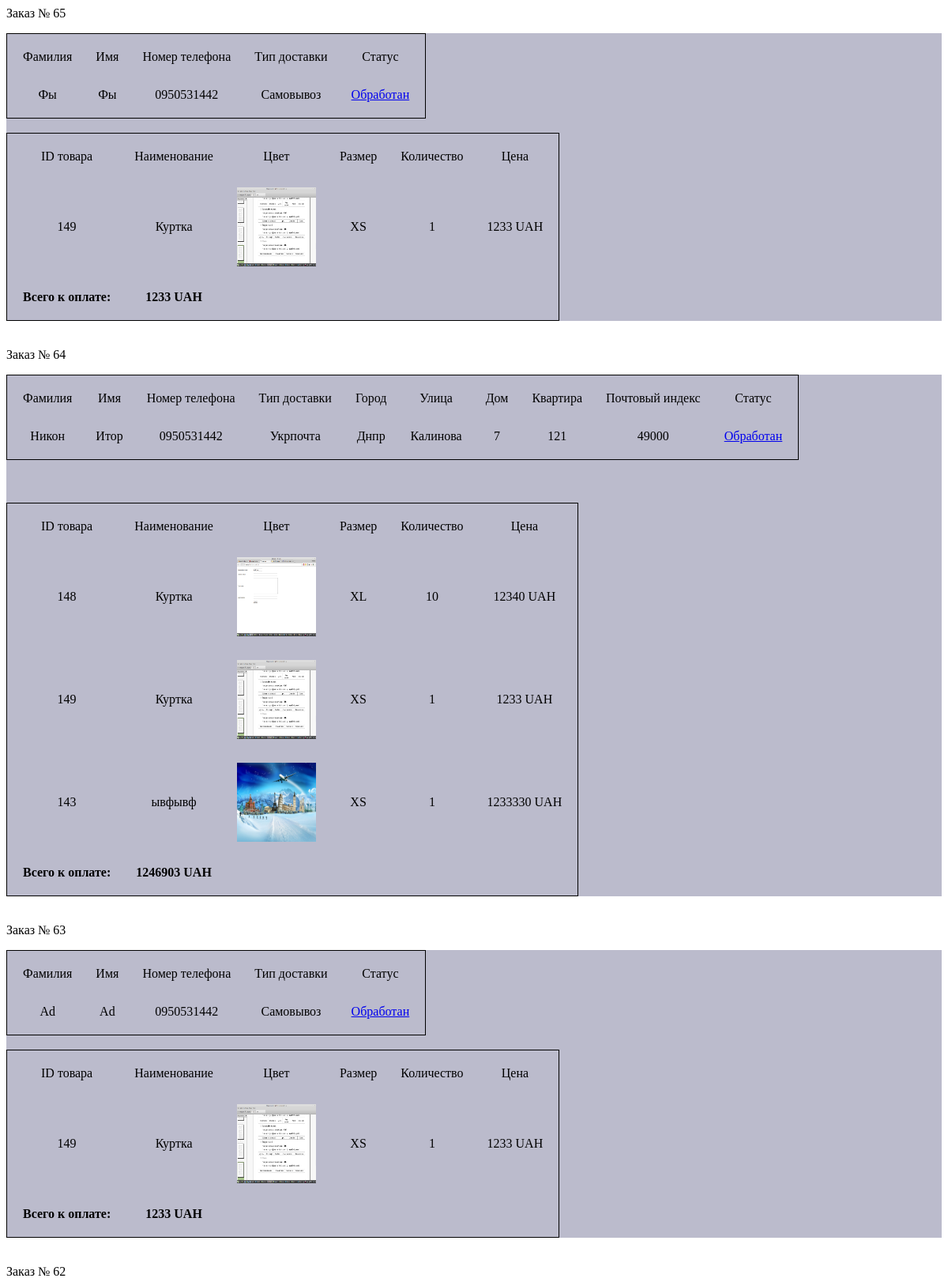
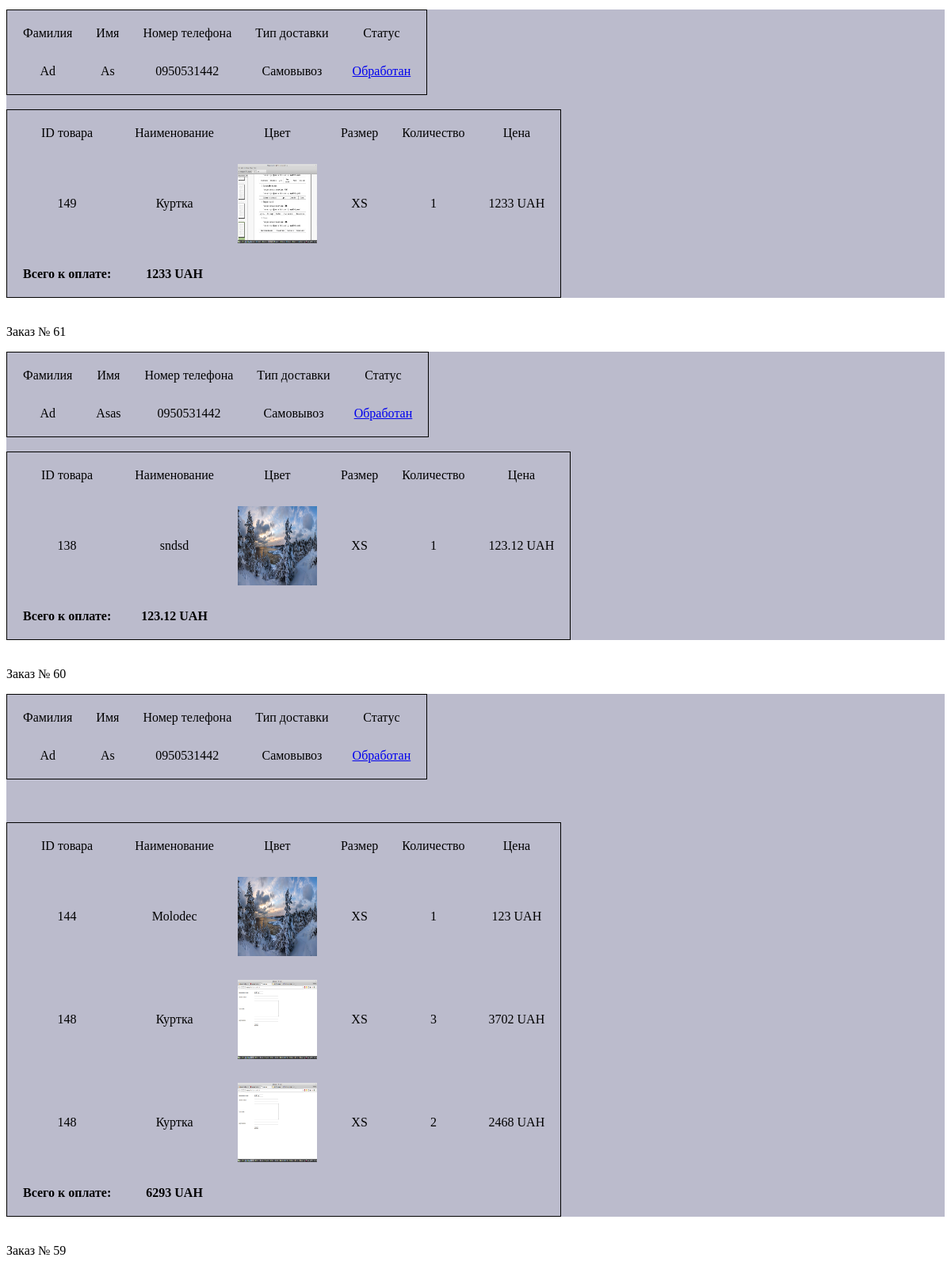
The app's page /admin/zakazu.php (signed in, upper part) with its own data (2 pictures, top to bottom).
### tables this page shows
CREATE TABLE `oforml` (
  `number_zakaza` int(11) NOT NULL,
  `surname` varchar(200) DEFAULT NULL,
  `name` varchar(200) DEFAULT NULL,
  `phone` varchar(200) DEFAULT NULL,
  `type_deliv` varchar(200) DEFAULT NULL,
  `city_np` varchar(200) DEFAULT NULL,
  `otedel_np` varchar(200) DEFAULT NULL,
  `city_up` varchar(200) DEFAULT NULL,
  `street_up` varchar(200) DEFAULT NULL,
  `house_up` varchar(200) DEFAULT NULL,
  `apart_up` varchar(200) DEFAULT NULL,
  `index_up` varchar(200) DEFAULT NULL,
  `els` varchar(1000) DEFAULT NULL,
  `status` varchar(100) NOT NULL
);

CREATE TABLE `zakazi` (
  `id` int(11) NOT NULL,
  `number_zakaza` int(11) NOT NULL,
  `id_zakaza` varchar(200) DEFAULT NULL,
  `name` varchar(1000) DEFAULT NULL,
  `color` varchar(200) DEFAULT NULL,
  `size` varchar(200) DEFAULT NULL,
  `kolvo` varchar(200) DEFAULT NULL,
  `price` float DEFAULT NULL
);

### admin/zakazu.php (the view, shortened to what this page needs)
<?php
if($_SESSION['auth'] == 1)
{
$result = mysql_query("SELECT * FROM oforml  ORDER BY number_zakaza DESC");
while($row = mysql_fetch_array($result))
{
    if($row[4] == 'Самовывоз')
    {
        echo "<p>Заказ № $row[0]</p><div id = \"ta\"><table cellpadding = \"10\" cellspacing = \"10\"><tr>";
        echo "<td>Фамилия</td><td>Имя</td><td>Номер телефона</td><td>Тип доставки</td><td>Статус</td></tr><tr>";
        echo "<td>$row[1]</td> <td>$row[2] <td>$row[3]</td> <td>$row[4]</td>";
        echo "<td><a href = \"status.php?num=$row[0]&status=$row[13]\">$row[13]</a></td>";
        echo "</tr></table>";
    }
    if($row[4] == 'Новая Почта')
    {
        echo "<p>Заказ № $row[0]</p><div id = \"ta\"><table cellpadding = \"10\" cellspacing = \"10\"><tr>";
        echo "<td>Фамилия</td><td>Имя</td><td>Номер телефона</td><td>Тип доставки</td><td>Город</td><td>Отделение Новой Почты</td><td>Статус</td></tr><tr>";
        echo "</tr></table>";
    }
    if($row[4] == 'Укрпочта')
    {
        echo "<p>Заказ № $row[0]</p><div id = \"ta\"><table cellpadding = \"10\" cellspacing = \"10\"><tr>";
        echo "<td>Фамилия</td><td>Имя</td><td>Номер телефона</td><td>Тип доставки</td><td>Город</td><td>Улица</td><td>Дом</td><td>Квартира</td><td>Почтовый индекс</td><td>Статус</td></tr><tr>";
        echo "<td>$row[1]</td> <td>$row[2] <td>$row[3]</td> <td>$row[4]</td>";
        echo "<td>$row[7]</td> <td>$row[8]</td><td>$row[9]</td><td>$row[10]</td><td>$row[11]</td>";
        echo "<td><a href = \"status.php?num=$row[0]&status=$row[13]\">$row[13]</a></td>";
        echo "</tr></table>";
    }
        $result1 = mysql_query("SELECT * FROM zakazi WHERE number_zakaza = '$row[0]'  ORDER BY number_zakaza DESC");
        echo "<table cellpadding = \"10\" cellspacing = \"10\"><tr>";
            echo "<td>ID товара</td><td>Наименование</td><td>Цвет</td><td>Размер</td><td>Количество</td><td>Цена</td></tr><tr>";
        $total = 0;
        while($row1 = mysql_fetch_array($result1))
        {
            $total += $row1[7];
            echo " <td>$row1[2]</td><td>$row1[3]</td><td><img src = \"../$row1[4]\" width = \"100\" height = \"100\"> <td>$row1[5]</td><td> $row1[6]</td><td> $row1[7] UAH</td><br></tr>";
        }
    echo "<tr><th>Всего к оплате: </th><th>$total UAH<td></tr></table></div><br>";
     ?>
    <?
}
}
else echo join('', file('access.html'));
?>

### admin/zakazu.php (style rules this page uses)
#ta { background: #bbbbcc; }
td { text-align: center; }
table { border: 1px; border-style: solid; }

### records on screen
oforml: number_zakaza "65", surname "Фы", name "Фы", phone "0950531442", type_deliv "Самовывоз", status "Обработан", total "1233"
zakazi: id_zakaza "149", name "Куртка", color (picture), size "XS", kolvo "1", price "1233"
oforml: number_zakaza "64", surname "Никон", name "Итор", phone "0950531442", type_deliv "Укрпочта", city_up "Днпр", street_up "Калинова", house_up "7", apart_up "121", index_up "49000", status "Обработан", total "1246903"
zakazi: id_zakaza "148", name "Куртка", color (picture), size "XL", kolvo "10", price "12340"
zakazi: id_zakaza "149", name "Куртка", color (picture), size "XS", kolvo "1", price "1233"
zakazi: id_zakaza "143", name "ывфывф", color (picture), size "XS", kolvo "1", price "1233330"
oforml: number_zakaza "63", surname "Ad", name "Ad", phone "0950531442", type_deliv "Самовывоз", status "Обработан", total "1233"
zakazi: id_zakaza "149", name "Куртка", color (picture), size "XS", kolvo "1", price "1233"
oforml: number_zakaza "62", surname "Ad", name "As", phone "0950531442", type_deliv "Самовывоз", status "Обработан", total "1233"
zakazi: id_zakaza "149", name "Куртка", color (picture), size "XS", kolvo "1", price "1233"
oforml: number_zakaza "61", surname "Ad", name "Asas", phone "0950531442", type_deliv "Самовывоз", status "Обработан", total "123.12"
zakazi: id_zakaza "138", name "sndsd", color (picture), size "XS", kolvo "1", price "123.12"
oforml: number_zakaza "60", surname "Ad", name "As", phone "0950531442", type_deliv "Самовывоз", status "Обработан", total "6293"
zakazi: id_zakaza "144", name "Molodec", color (picture), size "XS", kolvo "1", price "123"
zakazi: id_zakaza "148", name "Куртка", color (picture), size "XS", kolvo "3", price "3702"
zakazi: id_zakaza "148", name "Куртка", color (picture), size "XS", kolvo "2", price "2468"
oforml: number_zakaza "59"
